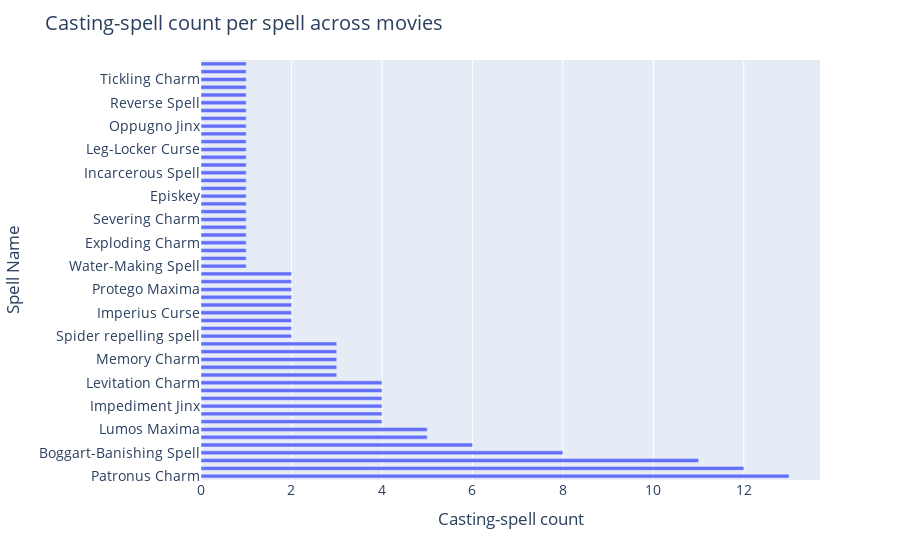

The cell this chart's notebook holds for it:
### Code cell
chart_title = 'Casting-spell count per spell across movies'
# Create figure
fig = px.bar(
    groupBy_spell_df, 
    y="Spell Name", 
    x="Casting-spell count", 
    orientation="h",
    color_continuous_scale='plotly3_r', 
    hover_data=["Incantation"],
)
# Add figure title
fig.update_layout(
    title_text=chart_title,
    barmode='stack',
    font=dict(size=14),
    bargap=0.5,
    yaxis={'categoryorder':'total descending'},
)

fig.show()

### Figure 1 — Plotly figure (JSON) as saved in the notebook; plotly's stock layout.template omitted (floating-point values rounded to 4 significant figures)
{"data": [{"alignmentgroup": "True", "customdata": [["Accio"], ["Aguamenti"], ["Alarte Ascendare"], ["Alohomora"], ["Arania Exumai"], ["Arresto Momentum"], ["Avada Kedavra"], ["Bombarda"], ["Brackium Emendo"], ["Cistem Aperio"], ["Colloportus"], ["Confringo"], ["Crucio"], ["Diffindo"], ["Dissendium"], ["Engorgio"], ["Episkey"], ["Expecto Patronum"], ["Expelliarmus"], ["Expulso"], ["Finite"], ["Homenum Revelio"], ["Immobulus"], ["Impedimenta"], ["Imperio"], ["Incarcerous"], ["Incendio"], ["Levicorpus"], ["Locomotor Mortis"], ["Lumos"], ["Lumos Maxima"], ["Lumos Solem"], ["Muffliato"], ["Nox"], ["Obliviate"], ["Oculus Reparo"], ["Oppugno"], ["Peskipiksi Pesternomi"], ["Petrificus Totalus"], ["Portus"], ["Priori Incantatem"], ["Protego"], ["Protego Maxima"], ["Reducio"], ["Relashio"], ["Rictusempra"], ["Riddikulus"], ["Salvio hexia"], ["Sectumsempra"], ["Serpensortia"], ["Stupefy"], ["Vera Verto"], ["Vipera Evanesca"], ["Wingardium Leviosa"]], "hovertemplate": "Casting-spell count=%{x}<br>Spell Name=%{y}<br>Incantation=%{customdata[0]}<extra></extra>", "legendgroup": "", "marker": {"color": "#636efa", "pattern": {"shape": ""}}, "name": "", "offsetgroup": "", "orientation": "h", "showlegend": false, "textposition": "auto", "type": "bar", "x": [6, 1, 1, 5, 2, 1, 4, 1, 1, 2, 1, 4, 3, 1, 1, 1, 1, 13, 12, 1, 3, 1, 2, 4, 2, 1, 1, 1, 1, 11, 5, 1, 2, 1, 3, 2, 1, 1, 3, 1, 1, 1, 2, 1, 2, 1, 8, 4, 2, 1, 4, 3, 1, 4], "xaxis": "x", "y": ["Summoning Charm", "Water-Making Spell", "Launch an object up into the air", "Unlocking Charm", "Spider repelling spell", "Slowing Charm", "Killing Curse", "Exploding Charm", "Brackium Emendo", "Cistem Aperio", "Locking Spell", "Blasting Curse", "Cruciatus Curse", "Severing Charm", "Dissendium", "Engorgement Charm", "Episkey", "Patronus Charm", "Disarming Charm", "Expulso Curse", "General Counter-Spell", "Human Presence Revealing Spell", "Freezing Charm", "Impediment Jinx", "Imperius Curse", "Incarcerous Spell", "Fire-Making Spell", "Levicorpus", "Leg-Locker Curse", "Wand-Lighting Charm", "Lumos Maxima", "Lumos Solem Spell", "Muffliato Charm", "Wand-Extinguishing Charm", "Memory Charm", "Oculus Reparo", "Oppugno Jinx", "Peskipiksi Pesternomi", "Full Body-Bind Curse", "Portus", "Reverse Spell", "Shield Charm", "Protego Maxima", "Shrinking Charm", "Revulsion Jinx", "Tickling Charm", "Boggart-Banishing Spell", "Salvio hexia", "Sectumsempra", "Snake Summons Spell", "Stunning Spell", "Vera Verto", "Snake-Vanishing Spell", "Levitation Charm"], "yaxis": "y"}], "layout": {"bargap": 0.5, "barmode": "stack", "font": {"size": 14}, "legend": {"tracegroupgap": 0}, "margin": {"t": 60}, "title": {"text": "Casting-spell count per spell across movies"}, "xaxis": {"anchor": "y", "domain": [0, 1], "title": {"text": "Casting-spell count"}}, "yaxis": {"anchor": "x", "categoryorder": "total descending", "domain": [0, 1], "title": {"text": "Spell Name"}}}}
